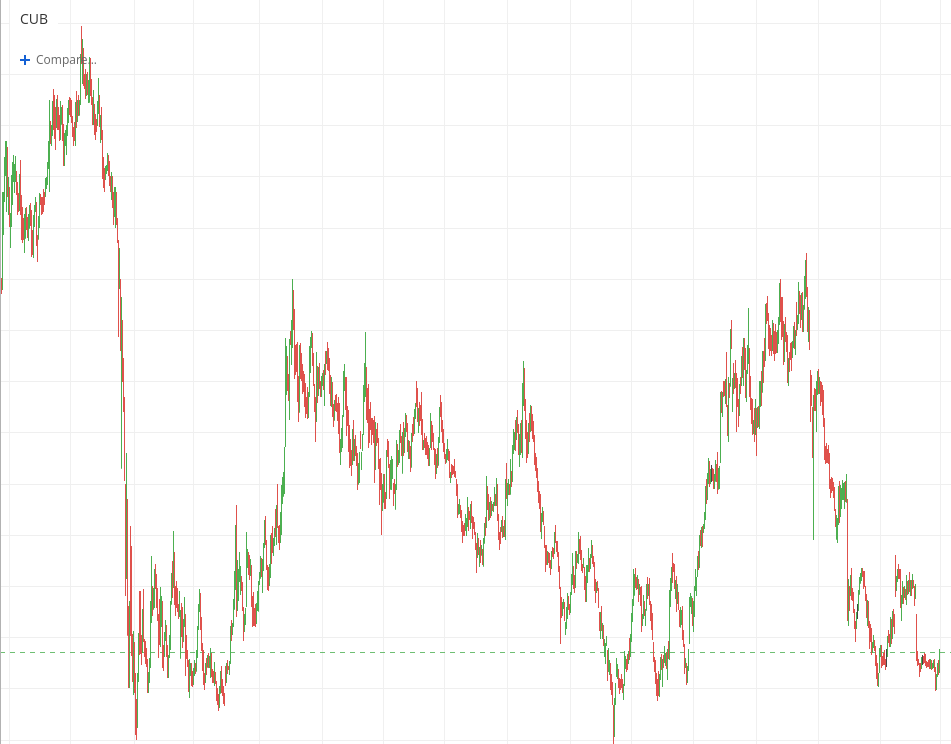
#> input picture algotrading/zeroda/cub.jpg, 951 x 744 px, found by its file name
$ python ressup.py
#> lines starting #> are read from the running program, lines starting #| are printed output that depends on the picture
import numpy as np
from skimage import io, color, filters, feature
# Load the image
image = io.imread('/home/vyshnav-vs/Desktop/algotrading/zeroda/cub.jpg')
#> image is the input picture: shape (744, 951, 4); mean R, G, B, A 250.6, 249.3, 247.6, 255
# Check the number of channels in the image
num_channels = image.shape[2]
#> num_channels = 4

# Convert the image to RGB if it has four channels (RGBA)
if num_channels == 4:
    image = color.rgba2rgb(image)
#> image: shape (744, 951, 3) float64

# Convert the image to grayscale
image_gray = color.rgb2gray(image)
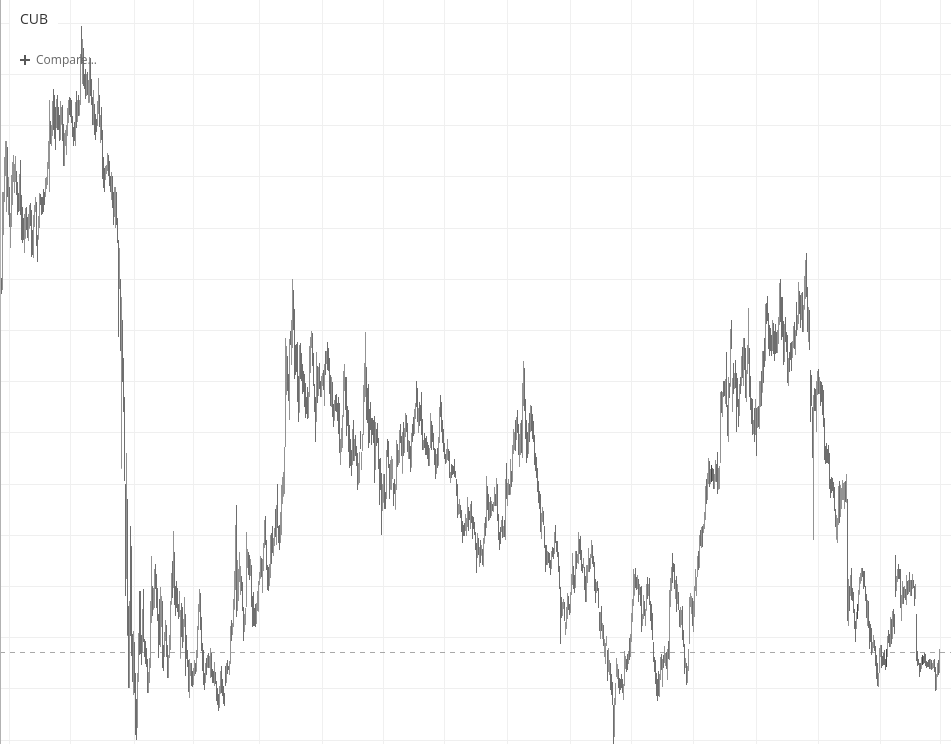
#> image_gray: shape (744, 951) float64; min 0.2, max 1, mean 0.978

# Apply any necessary filters or adjustments
# For example, you can use a Gaussian blur to reduce noise
image_blur = filters.gaussian(image_gray, sigma=1.5)
# Apply the Canny edge detector
edges = feature.canny(image_blur, sigma=1.0, low_threshold=0.1, high_threshold=0.2)
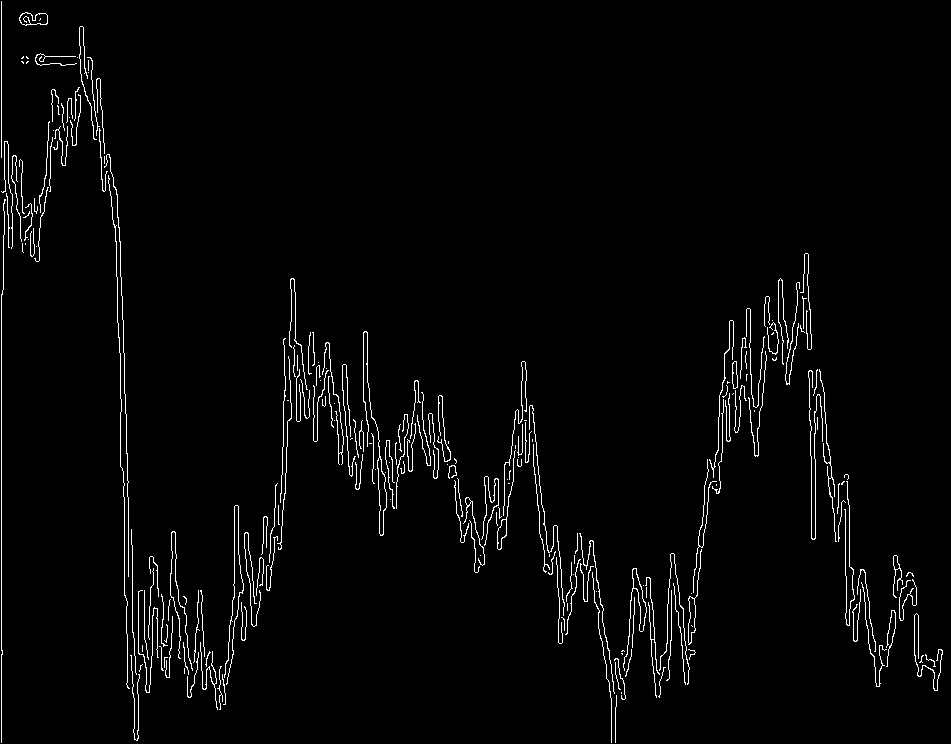
#> edges: shape (744, 951) bool; 2.5% white in thin lines or dots
# Perform Hough line detection
#> (the run stopped early here; a loop or call above may not have finished)
